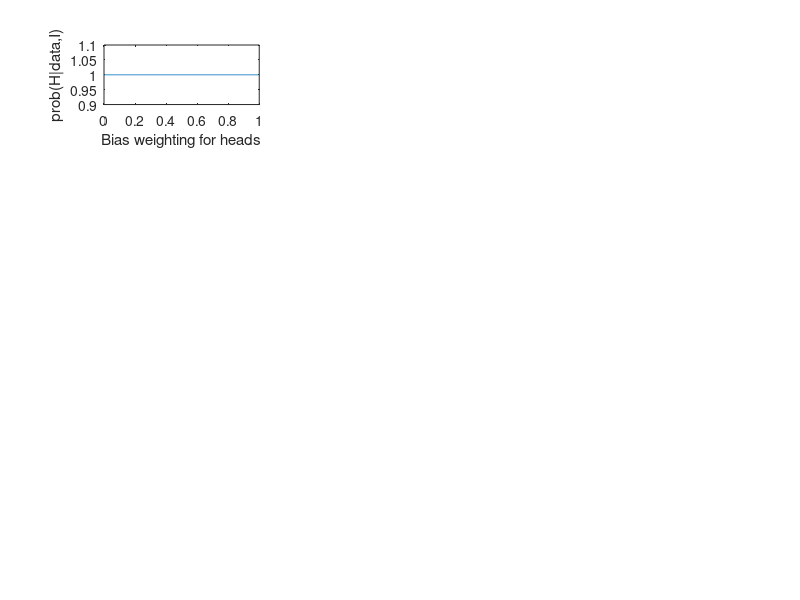

This chart was generated by the following MATLAB code: (Note: this script raises an error after producing the figure.)
N = 0; %N is the number of flips
R = 0; %number of heads
H = linspace(0,1,1000); %Values for hypothesis of the coin's bias

y = H.^R.*((1-H).^(N-R));
figure();
subplot(5,3,1);
plot(H,y);
xlabel('Bias weighting for heads');
ylabel('prob(H|{data},I)');
plotIterations = [1 2 3 4 8 16 32 64 128 256 512 1024 2048 4096];

for N = 1:4096 
    result = flipCoin; %1 if heads, 0 if tails
    R = R+result;
    binomial = (H.^R).*((1-H).^(N-R));
    normalizingConstant = 1/sum(binomial);
    y = normalizingConstant*binomial;

    compare = N==plotIterations;
    indx = find(compare);
    if any(compare)
        subplot(5,3,indx+1);
        plot(H,y)
        xlabel('Bias-weighting for heads');
        ylabel('prob(H|{data},I)');
        text(0.75,0.75,num2str(plotIterations(indx)))
    end
end



function result = flipCoin
    tmp = randi(4);
    if tmp >1
        result = 0; %tails
    else
        result = 1; %heads
    end
end